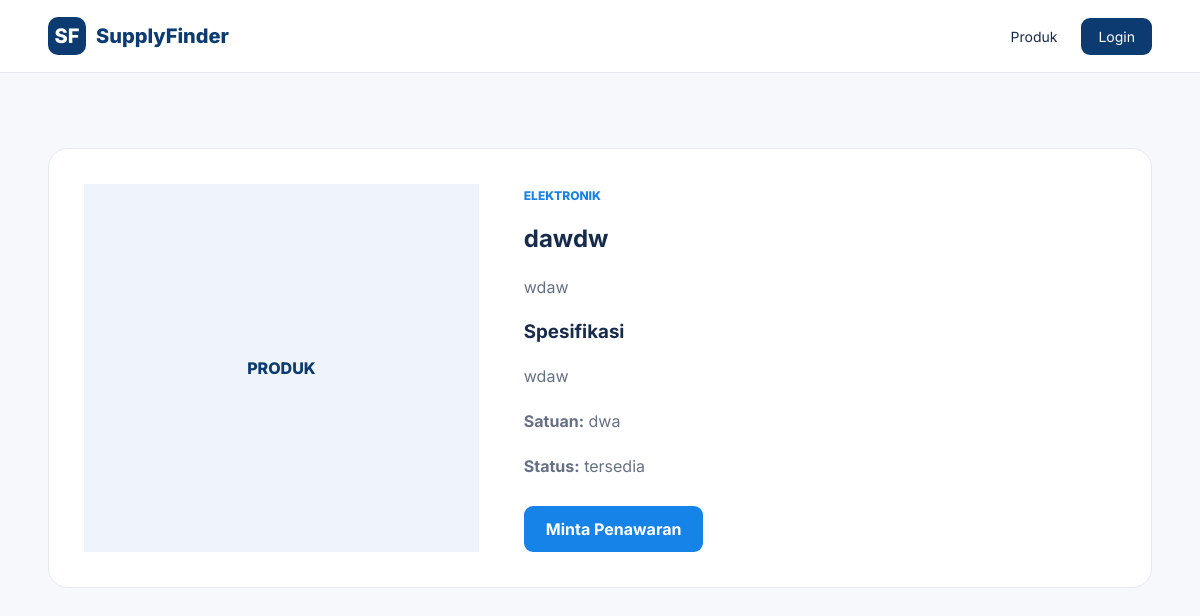
Screenshot of /supplyfinder/detail_produk.php?id=1 with the database file from the repository.
### tables this page shows
CREATE TABLE `tb_produk` (
  `id_produk` int(11) NOT NULL,
  `id_kategori` int(11) DEFAULT NULL,
  `nama_produk` varchar(150) NOT NULL,
  `foto` varchar(255) DEFAULT NULL,
  `deskripsi` text DEFAULT NULL,
  `spesifikasi` text DEFAULT NULL,
  `satuan` varchar(50) DEFAULT NULL,
  `stok` int(11) DEFAULT 0,
  `status` enum('tersedia','habis') DEFAULT 'tersedia'
);

CREATE TABLE `tb_kategori` (
  `id_kategori` int(11) NOT NULL,
  `nama_kategori` varchar(100) NOT NULL
);

### supplyfinder/detail_produk.php (the view, shortened to what this page needs)
<?php
include 'config/database.php';
$id = isset($_GET['id']) ? (int)$_GET['id'] : 0;
$stmt = mysqli_prepare($conn, "SELECT p.*, k.nama_kategori FROM tb_produk p LEFT JOIN tb_kategori k ON p.id_kategori=k.id_kategori WHERE p.id_produk=? LIMIT 1");
mysqli_stmt_bind_param($stmt, "i", $id);
mysqli_stmt_execute($stmt);
$result = mysqli_stmt_get_result($stmt);
$produk = mysqli_fetch_assoc($result);
?>
<!DOCTYPE html>
<html lang="id">
<head>
    <link rel="stylesheet" href="assets/css/style.css">
</head>
<body>
<nav class="navbar">
    <div class="container nav-content">
        <a href="index.php" class="brand"><span>SF</span> SupplyFinder</a>
        <div class="nav-links"><a href="produk.php">Produk</a><a href="login.php" class="nav-login">Login</a></div>
    </div>
</nav>
<section class="section">
    <div class="container detail-card">
        <div class="detail-image"><span>PRODUK</span></div>
        <div class="detail-content">
            <span class="product-category"><?= htmlspecialchars($produk['nama_kategori'] ?? 'Produk'); ?></span>
            <h1><?= htmlspecialchars($produk['nama_produk']); ?></h1>
            <p><?= nl2br(htmlspecialchars($produk['deskripsi'] ?? '')); ?></p>
            <h3>Spesifikasi</h3>
            <p><?= nl2br(htmlspecialchars($produk['spesifikasi'] ?? '-')); ?></p>
            <p><strong>Satuan:</strong> <?= htmlspecialchars($produk['satuan'] ?? '-'); ?></p>
            <p><strong>Status:</strong> <?= htmlspecialchars($produk['status']); ?></p>
            <a href="login.php" class="login-button detail-button">Minta Penawaran</a>
        </div>
    </div>
</section>
</body>
</html>

### supplyfinder/assets/css/style.css (style rules this page uses)
:root { --primary: #0b3b70; --primary-dark: #082b52; --accent: #1683e8; --text: #172b4d; --muted: #667085; --background: #f6f8fb; --white: #ffffff; --border: #e6eaf0; }
* { box-sizing: border-box; }
body { margin: 0; font-family: 'Inter', Arial, sans-serif; color: var(--text); background: var(--background); }
a { text-decoration: none; color: inherit; }
.container { width: min(1120px, 92%); margin: auto; }
.navbar { background: var(--white); border-bottom: 1px solid var(--border); position: sticky; top: 0; z-index: 10; }
.nav-content { min-height: 72px; display: flex; align-items: center; justify-content: space-between; gap: 30px; }
.brand { display: flex; align-items: center; gap: 10px; font-weight: 800; font-size: 20px; color: var(--primary); }
.brand span, .login-logo span { width: 38px; height: 38px; display: inline-flex; align-items: center; justify-content: center; background: var(--primary); color: white; border-radius: 10px; font-weight: 800; }
.nav-links { display: flex; align-items: center; gap: 24px; font-size: 14px; }
.nav-login { padding: 10px 17px; border-radius: 9px; background: var(--primary); color: white !important; }
.search-box button, .login-button { border: 0; background: var(--accent); color: white; padding: 13px 22px; border-radius: 9px; cursor: pointer; font-weight: 700; }
.section { padding: 75px 0; }
.product-image, .detail-image { min-height: 190px; display: flex; align-items: center; justify-content: center; background: #eef4fa; color: var(--primary); font-weight: 800; }
.product-category { color: var(--accent); font-size: 12px; font-weight: 800; text-transform: uppercase; }
.login-button { width: 100%; margin-top: 5px; }
.detail-card { background: white; padding: 35px; border-radius: 20px; display: grid; grid-template-columns: .8fr 1.2fr; gap: 45px; border: 1px solid var(--border); }
.detail-content p { color: var(--muted); line-height: 1.8; }
.detail-button { display: inline-block; width: auto; margin-top: 10px; }

### rows the page displays
tb_produk: id_kategori.nama_kategori "ELEKTRONIK", nama_produk "dawdw", deskripsi "wdaw", spesifikasi "wdaw", satuan "dwa", status "tersedia"
